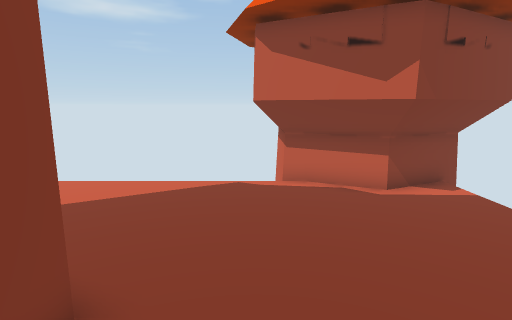
View 1 (above)

15 first-person views from a walk through a 3-D level made in the Unity game engine. The camera is 1.2 m above the floor, tilts 10° down and sees 80° across. The floor is counted in squares, 0.5 m on a side. Each view is taken from the middle of a square. On the plan, view 1 faces up. The plan holds only what a view shows up to about 19 squares ahead; the rest is blank. The place goes on beyond the plan. Some animated figures are left out. Some surface patterns are stand-ins.

View 2
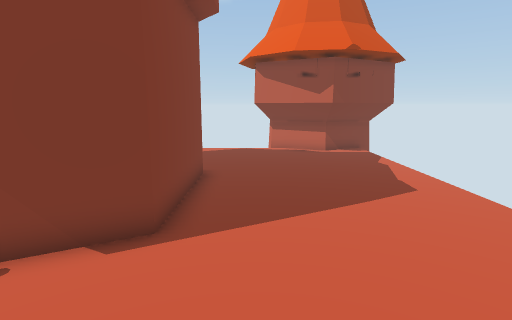

View 3
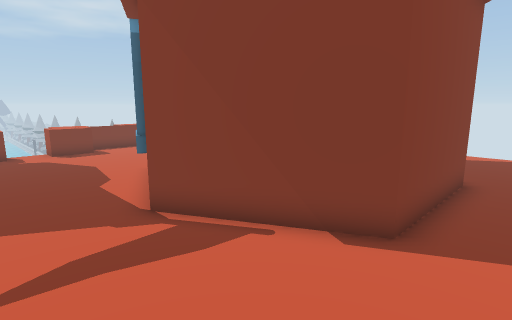

View 4
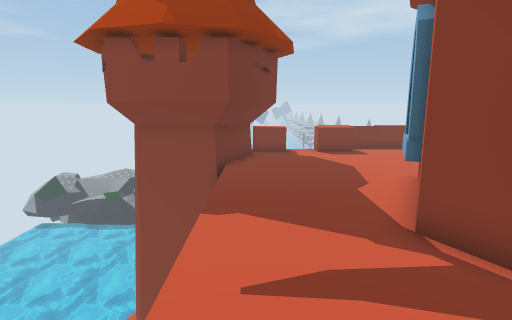

View 5
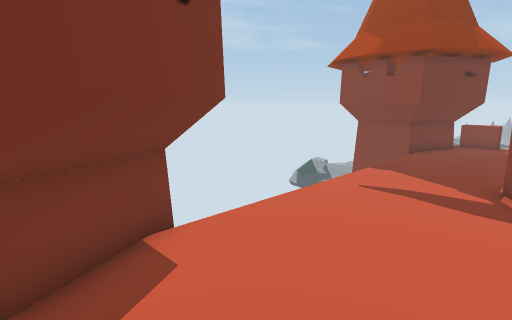

View 6
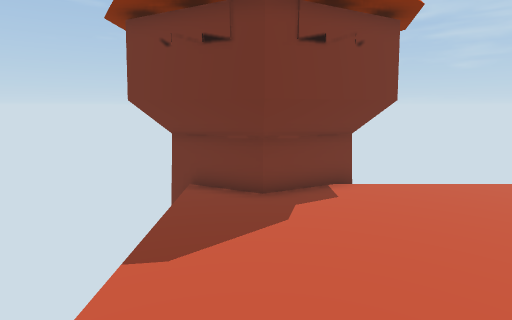

View 7
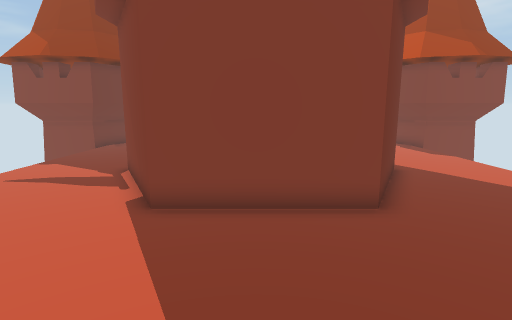

View 8
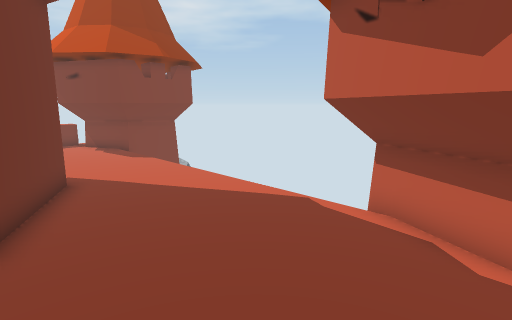

View 9
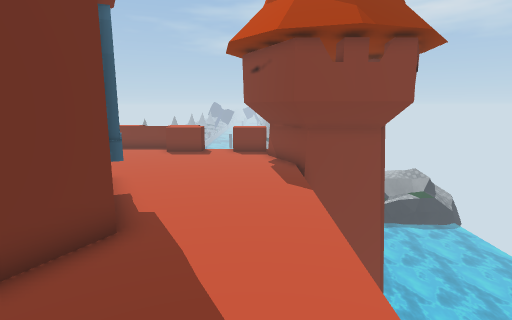

View 10
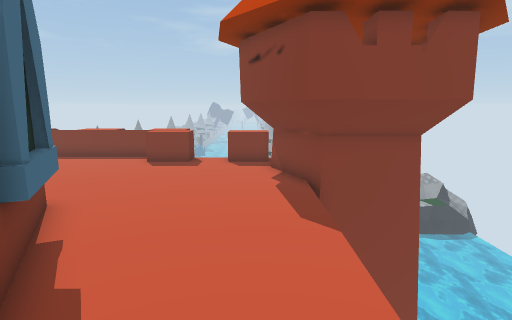

View 11
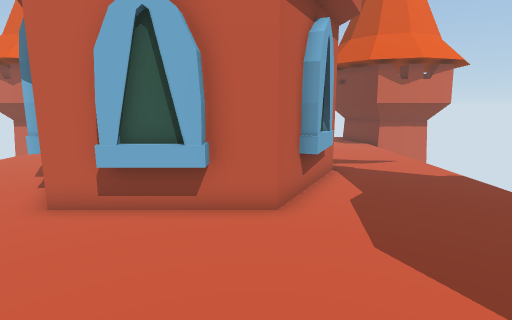

View 12
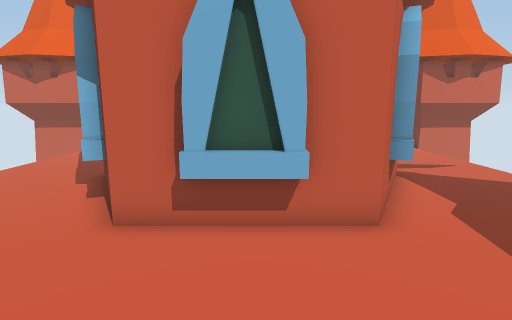

View 13
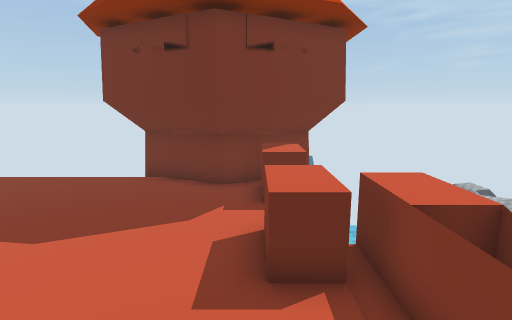

View 14
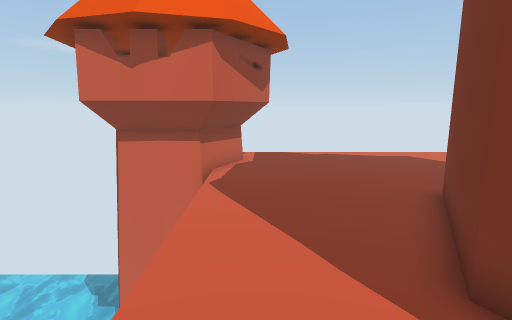

View 15
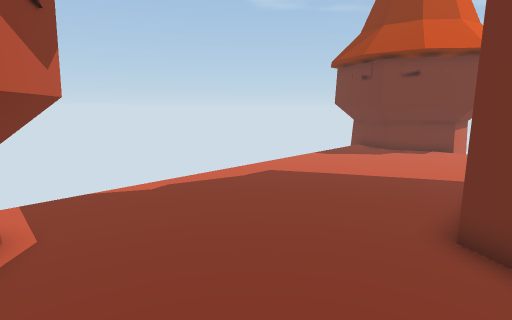

### Floor plan
Key: @ floor where view 1 was taken; # wall or solid block; x gap in a wall; . floor; = window, fence, low wall or low ledge; ^ raised ledge; v drop or lower ground.
Columns run from 20 left of view 1 to 7 right of it. Each row starts with its distance up from view 1.
 12        # v         v #
 11        # v         v #
 10       ##vvvvvvvvvvvvv##  ###
  9    ######...........#######v
  8   ^####...............####v
  7   ^^#.....................v
  6   v.......................v
  5   ^^.......#####..........v
  4  ^^^......###  ###........v
  3  ^^......##      ##.......v
  2  ^.......#        #.......v
  1  ^......##        #.......v
  0  ^......=#        #.@.....v
 -1  ^......##        #.......v
 -2 ^^.......#        #.......v
 -3 ^^^^.....###    ###.......v
 -4 ^^^^......#######.........v
 -5   ^.........=##...........v
 -6   v.......................v
 -7  v^^##.................##.v
 -8   ######.............######
 -9  #######xvvvvvvvvvvvx#######
-10  ##   ## v         v ##   ##
-11        # v         v #

Where each view was taken, in squares from view 1:
view 1: 0 up, 0 right, facing up
view 2: 8 down, 0 right, facing up
view 3: 8 down, 0 right, facing up-left
view 4: 8 down, 1 left, facing left
view 5: 4 down, 4 right, facing down-left
view 6: 0 up, 4 right, facing down
view 7: 0 up, 5 right, facing left
view 8: 3 up, 4 right, facing up-left
view 9: 8 up, 1 left, facing left
view 10: 8 up, 4 left, facing left
view 11: 2 down, 18 left, facing right
view 12: 0 up, 17 left, facing right
view 13: 1 up, 17 left, facing down
view 14: 8 up, 10 left, facing right
view 15: 9 up, 3 left, facing down-right
